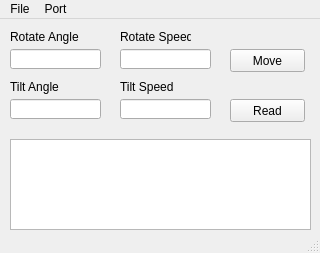
<?xml version="1.0" encoding="UTF-8"?>
<ui version="4.0">
 <class>MainWindow</class>
 <widget class="QMainWindow" name="MainWindow">
  <property name="geometry">
   <rect>
    <x>0</x>
    <y>0</y>
    <width>320</width>
    <height>253</height>
   </rect>
  </property>
  <property name="windowTitle">
   <string>Serial test</string>
  </property>
  <widget class="QWidget" name="centralwidget">
   <widget class="QPushButton" name="pushButtonMove">
    <property name="geometry">
     <rect>
      <x>230</x>
      <y>30</y>
      <width>75</width>
      <height>23</height>
     </rect>
    </property>
    <property name="text">
     <string>Move</string>
    </property>
   </widget>
   <widget class="QPushButton" name="pushButtonRead">
    <property name="geometry">
     <rect>
      <x>230</x>
      <y>80</y>
      <width>75</width>
      <height>23</height>
     </rect>
    </property>
    <property name="text">
     <string>Read</string>
    </property>
   </widget>
   <widget class="QLineEdit" name="lineEditRotAngle">
    <property name="geometry">
     <rect>
      <x>10</x>
      <y>30</y>
      <width>91</width>
      <height>20</height>
     </rect>
    </property>
   </widget>
   <widget class="QLabel" name="labelRotAngle">
    <property name="geometry">
     <rect>
      <x>10</x>
      <y>10</y>
      <width>71</width>
      <height>16</height>
     </rect>
    </property>
    <property name="text">
     <string>Rotate Angle</string>
    </property>
   </widget>
   <widget class="QLineEdit" name="lineEditTiltAngle">
    <property name="geometry">
     <rect>
      <x>10</x>
      <y>80</y>
      <width>91</width>
      <height>20</height>
     </rect>
    </property>
   </widget>
   <widget class="QLabel" name="labelTiltAngle">
    <property name="geometry">
     <rect>
      <x>10</x>
      <y>60</y>
      <width>71</width>
      <height>16</height>
     </rect>
    </property>
    <property name="text">
     <string>Tilt Angle</string>
    </property>
   </widget>
   <widget class="QLineEdit" name="lineEditTiltSpeed">
    <property name="geometry">
     <rect>
      <x>120</x>
      <y>80</y>
      <width>91</width>
      <height>20</height>
     </rect>
    </property>
   </widget>
   <widget class="QLabel" name="labelTiltSpeed">
    <property name="geometry">
     <rect>
      <x>120</x>
      <y>60</y>
      <width>71</width>
      <height>16</height>
     </rect>
    </property>
    <property name="text">
     <string>Tilt Speed</string>
    </property>
   </widget>
   <widget class="QLineEdit" name="lineEditRotSpeed">
    <property name="geometry">
     <rect>
      <x>120</x>
      <y>30</y>
      <width>91</width>
      <height>20</height>
     </rect>
    </property>
   </widget>
   <widget class="QLabel" name="labelRotSpeed">
    <property name="geometry">
     <rect>
      <x>120</x>
      <y>10</y>
      <width>71</width>
      <height>16</height>
     </rect>
    </property>
    <property name="text">
     <string>Rotate Speed</string>
    </property>
   </widget>
   <widget class="QTextEdit" name="textEdit">
    <property name="geometry">
     <rect>
      <x>10</x>
      <y>120</y>
      <width>301</width>
      <height>91</height>
     </rect>
    </property>
   </widget>
  </widget>
  <widget class="QMenuBar" name="menubar">
   <property name="geometry">
    <rect>
     <x>0</x>
     <y>0</y>
     <width>320</width>
     <height>21</height>
    </rect>
   </property>
   <widget class="QMenu" name="menuOpen">
    <property name="title">
     <string>File</string>
    </property>
    <addaction name="actionOpen"/>
    <addaction name="actionSave"/>
    <addaction name="separator"/>
    <addaction name="actionExit"/>
   </widget>
   <widget class="QMenu" name="menuPort">
    <property name="title">
     <string>Port</string>
    </property>
   </widget>
   <addaction name="menuOpen"/>
   <addaction name="menuPort"/>
  </widget>
  <widget class="QStatusBar" name="statusbar"/>
  <action name="actionOpen">
   <property name="text">
    <string>Open...</string>
   </property>
   <property name="shortcut">
    <string>Ctrl+O</string>
   </property>
  </action>
  <action name="actionSave">
   <property name="text">
    <string>Save As...</string>
   </property>
   <property name="shortcut">
    <string>Ctrl+S</string>
   </property>
  </action>
  <action name="actionExit">
   <property name="text">
    <string>Exit</string>
   </property>
   <property name="shortcut">
    <string>Ctrl+Q</string>
   </property>
  </action>
  <action name="action123">
   <property name="text">
    <string>123</string>
   </property>
  </action>
 </widget>
 <resources/>
 <connections/>
</ui>
